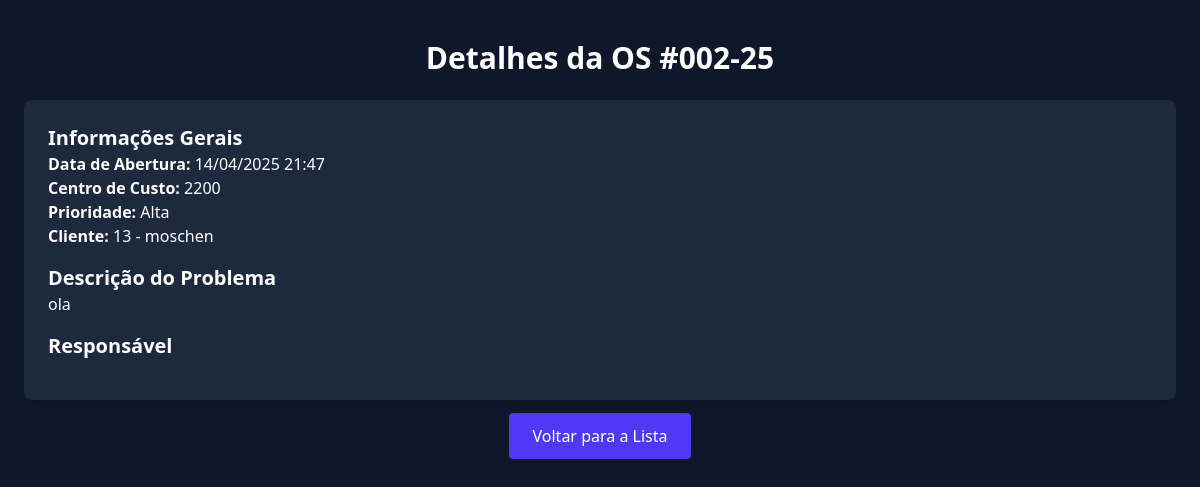
Page /menuos/detalhes-os/002-25/ (signed in) on the committed database.
### menuos/models.py (models this page shows, shortened)
class AberturaOS(models.Model):
    numero_os = models.CharField(max_length=20, unique=True)
    descricao = models.TextField()
    cc = models.CharField("Centro de Custo", max_length=20)
    cod_cliente = models.ForeignKey(Cliente, on_delete=models.CASCADE)
    cod_intervencao = models.ForeignKey(MotivoIntervencao, on_delete=models.CASCADE)
    PRIORIDADES = [
        ('B', 'Baixa'),
        ('A', 'Alta'),
        ('C', 'Crítica'),
    ]
    prioridade = models.CharField(max_length=10, choices=PRIORIDADES)
    data_abertura = models.DateTimeField(auto_now_add=True)

class Cliente(models.Model):
    codigo_cliente = models.CharField(max_length=20, unique=True)
    nome_cliente = models.CharField(max_length=100)
    def __str__(self):
        return f"{self.codigo_cliente} - {self.nome_cliente}"

### menuos/views.py (the view)
# urls.py: path('detalhes-os/<str:numero_os>/', views.detalhes_os, name='detalhes_os'),
@login_required
def detalhes_os(request, numero_os):
    os = get_object_or_404(AberturaOS, numero_os=numero_os)
    return render(request, 'detalhes-os.html', {'os': os})

### menuos/templates/detalhes-os.html (shortened to what this page needs)
{% extends 'base.html' %}
{% block body %}
<div class="min-h-screen bg-slate-900 text-white px-6 py-10">
    <h1 class="text-3xl font-bold mb-6 text-center">Detalhes da OS #{{ os.numero_os }}</h1>
    <div class="bg-slate-800 p-6 rounded-lg shadow-lg">
        <div class="mb-4">
            <h2 class="text-xl font-semibold">Informações Gerais</h2>
            <p><strong>Data de Abertura:</strong> {{ os.data_abertura|date:"d/m/Y H:i" }}</p>
            <p><strong>Centro de Custo:</strong> {{ os.cc }}</p>
            <p><strong>Prioridade:</strong>
                {% if os.prioridade == 'B' %}
                    Baixa
                {% elif os.prioridade == 'A' %}
                    Alta
                {% elif os.prioridade == 'C' %}
                    Crítica
                {% endif %}
            </p>
            <p><strong>Cliente:</strong> {{ os.cod_cliente }}</p>
        </div>
        <div class="mb-4">
            <h2 class="text-xl font-semibold">Descrição do Problema</h2>
            <p>{{ os.descricao }}</p>
        </div>
        <div class="mb-4">
            <h2 class="text-xl font-semibold">Responsável</h2>
        </div>
    </div>
    <div class="mt-6 text-center">
        <a href="{% url 'listar_os' %}" class="bg-indigo-600 hover:bg-indigo-500 text-white px-6 py-3 rounded">
            Voltar para a Lista
        </a>
    </div>
</div>
{% endblock %}

### rows in the picture
AberturaOS: numero_os "002-25", data_abertura "14/04/2025 21:47", cc "2200", cod_cliente "13 - moschen", descricao "ola"
